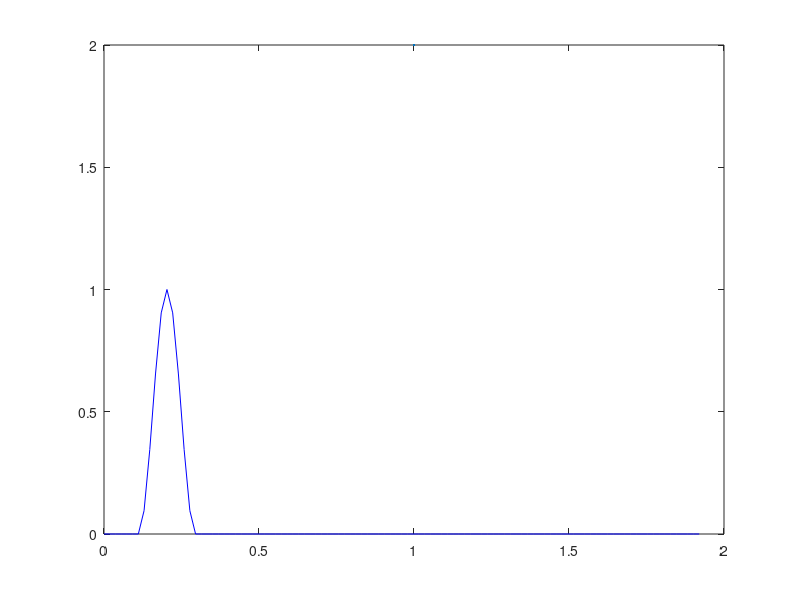

Reproduce this figure in MATLAB. (Note: this script raises an error after producing the figure.)
%%%%%%%%%%%%%%%%%%%%%%%%%%%%%%%%%%%%%%%%%%%%%%%%%%%%%%%%%%%%%%%%%%%%%%%%%%%
% Modeling of musical instruments homework.                               %
% Numerical simulation of piano strings                                   %
% Physical model for a struck string using finite difference.             %
%                                                                         %
% Musical Acoustics course                                                %
% Alberto Doimo                                                           %
% Riccardo Iaccarino                                                      %
% 2023                                                                    %
%%%%%%%%%%%%%%%%%%%%%%%%%%%%%%%%%%%%%%%%%%%%%%%%%%%%%%%%%%%%%%%%%%%%%%%%%%%

clear
close all
clc

if not(isfolder("plots"))
    mkdir("plots")
end
if not(isfolder("audioOutputs"))
    mkdir("audioOutputs")
end

addpath('Plots')
addpath('audioOutputs')

axlabelsize = 16;
titlesize = 22;
legendsize = 16;

%% Setup
% define the string parameters and the simulation variables defined
% according to the provided values and the numerical implementation.
% We want to implement the finite difference scheme of a piano string tuned
% as C2.

% Temporal sampling parameters
Fs = 16000;                     % [Hz]   Sampling frequency (Following the paper)
T = 1/Fs;                       % [s]    Single sample time length
dur = 8;                        % [s]    Overall signal duration
N = dur*Fs;                     % [ ]    Number of samples

% Boundary          
z_l = 1e+20;                    % [Ω*m^2*s*Kg^-1] Left end normalized impedance
z_b = 1000;                     % [Ω*m^2*s*Kg^-1] Bridge normalized impedance

% String parameters
f_1 = 65.4;                     % [Hz]   Fundamental note
str_L = 1.92;                   % [m]    String length
M_s = 35e-3;                    % [Kg]   String mass

b_1 = 0.5;                      % [ ]    air damping coefficient
b_2 = 6.25e-9;                  % [ ]    string internal friction coefficient
epsilon = 7.5 * 10^(-6);        % [ ]    string stiffness parameter
k = epsilon;                    % [ ]    string stiffness coefficient

rho = M_s / str_L;              % [Kg/m] string linear density    

T_e = 4*str_L^2*rho*f_1^2;      % [N]    string tension calculated  
c = sqrt(T_e/rho);              % [m/s]  string propagation velocity


% Spatial sampling parameters
% Aliasing condition
% Number of maximum spatial steps

gamma = Fs/(2*f_1);
M_max = sqrt((-1+sqrt(1+16*epsilon*gamma^2))/(8*epsilon));

% Spatial sampling

M = floor(M_max); 
X = str_L/M;

% Integer values
lambda = c*T/X;
mu = k^2/(c^2*X^2);
v = (2*b_2*T)/(X^2);

% FD parameters
a_1 = (-lambda^2*mu)/(1+b_1*T);
a_2 = (lambda^2 + (4*lambda^2*mu) + v)/(1+b_1*T);
a_3 = (2-2*lambda^2-6*lambda^2*mu-2*v)/(1+b_1*T);
a_4 = (-1+b_1*T+2*v)/(1+b_1*T);
a_5 = (-v)/(1+b_1*T);
a_F = (T^2/rho)/(1+b_1*T);

% Hammer parameters
M_H = 4.9e-3;                   % [Kg]    Hammer mass
w = 0.2;                        % [  ]    Width of the hammer spatial window g
p = 2.3;
Vh_0 = 2.5;                     % [m/s]   Initial hammer velocity
b_H = 1e-4;                     % [1/s]   Fluid damping coefficient
K = 4e+8;                       % [   ]   Hammer felt stiffness
a=0.12;                         % [   ]   x_0/L relative striking position
a_M = floor(M*a);               % [   ]   Relative hammer position in space samples

% Hammer contact window definition
w_M = round(w/X);               %   Samples of string in contact with hammer
g = hann(w_M);                  %   Window shape definition

%PDE Coefficients:

% Bridge boundary coefficients
b_R1 = (2-2*lambda^2*mu-2*lambda^2)/(1+b_1*T+z_b*lambda);
b_R2 = (4*lambda^2*mu+2*lambda^2)/(1+b_1*T+z_b*lambda);
b_R3 = (-2*lambda^2*mu)/(1+b_1*T+z_b*lambda);
b_R4 = (-1+b_1*T+z_b*lambda)/(1+b_1*T+z_b*lambda);
b_RF = (T^2/rho)/(1+b_1*T+z_b*lambda);

% Left hand (hinged string end) boundary coefficients
b_L1 = (2-2*lambda^2*mu-2*lambda^2)/(1+b_1*T+z_l*lambda);
b_L2 = (4*lambda^2*mu+2*lambda^2)/(1+b_1*T+z_l*lambda);
b_L3 = (-2*lambda^2*mu)/(1+b_1*T+z_l*lambda);
b_L4 = (-1+b_1*T+z_b*lambda)/(1+b_1*T+z_l*lambda);
b_LF = (T^2/rho)/(1+b_1*T+z_l*lambda);

% Hammer felt parameters
d_1 = 2/(1+(b_H*T)/(2*M_H));
d_2 = (-1 + (b_H*T)/(2*M_H))/(1 + (b_H*T)/(2*M_H));
d_F = (-T^2/M_H)/(1+(b_H*T)/(2*M_H));

%% Computation of the FD scheme
% Initialization

% y string displacement vector 
y = zeros([N,M]);           % Time instants are disposed on rows 
                            % Space fragments are disposed on columns 

av_y = zeros(N,1);          % averaged displacement over 12 spatial samples

% Force vector 
F = zeros(N,M);             % Time instants are disposed on rows
                            % Space fragments are disposed on columns 
% Hammer force vector
F_H = zeros(N,1);

% Distribution of the spatial window on the vector
space = linspace(0, str_L, M);
j_start = a_M-(round(w_M/2));
disp(j_start)
for i=1:N
    for j= 1:size(g)
        F(i,(j)+j_start) = g(j); 
    end
end

%% g(x,x0) force density function

figure('Renderer', 'painters', 'Position', [10 10 1000 600]);
plot(space, F(10,:),'b-',LineWidth=2);
xlabel('x [m]','interpreter','latex', FontSize=axlabelsize);
ylabel('$ g \ [ \ ]$','interpreter','latex', FontSize=axlabelsize);
grid on;
% title('$g(x,x_{0})$ force density function over the string','interpreter','latex', FontSize=titlesize);

saveas(gcf,strcat("Plots/","ForceDensityShape",".png"));

%%  LOOPS CALCULATIONS 

% Hammer displacement vector
eta = zeros(N,1);
eta(1) = 0;         % eta time = 0
eta(2) = Vh_0*T; 

F_H(1) = K* abs(eta(1)-y(1,a_M))^p;
F_H(2) = K* abs(eta(2)-y(2,a_M))^p;

% Computation loop

for in=2:N-1        %   time loop

   
    for im=1:M      %   space loop

        % solving displacement boundary conditions
        switch im
            % m=0
            case 1
                y(in+1,im) = b_L1*y(in,im)+b_L2*y(in,im+1)+b_L3*y(in,im+2)...
                    +b_L4*y(in-1,im)+b_LF*F(in,im);
            % m=1
            case 2
                y(in+1,im) = a_1*(y(in,im+2)-y(in,im)+2*y(in,im-1))+a_2*(y(in,im+1)+y(in,im-1))+ ...
                    +a_3*(y(in,im))+a_4*(y(in-1,im))+a_5*(y(in-1,im+1)+y(in-1,im-1))+a_F*F(in,im);
            % m=M-1
            case M-1
                y(in+1,im) = a_1*(2*y(in,im+1)-y(in,im)+y(in,im-2))+a_2*(y(in,im+1)+y(in,im-1))+ ...
                    +a_3*(y(in,im))+a_4*(y(in-1,im))+a_5*(y(in-1,im+1)+y(in-1,im-1))+a_F*F(in,im);
            % m=M
            case M
                y(in+1,im)= b_R1*y(in,im)+b_R2*y(in,im-1)+b_R3*y(in,im-2)+b_R4*y(in-1,im)+b_RF*F(in,im);
            otherwise
                y(in+1,im)= a_1*(y(in,im+2)+y(in,im-2))+a_2*(y(in,im+1)+y(in,im-1))+a_3*y(in,im)+a_4*(y(in-1,im))+a_5*(y(in-1,im+1)+y(in-1,im-1))+a_F*(F(in,im));
        end
    end

    eta(in+1)= d_1*eta(in)+d_2*eta(in-1)+d_F*F_H(in);

    if eta(in+1)>= y(in+1,a_M)
            F_H(in+1) = K* abs(eta(in+1)-y(in+1,a_M))^p;
            F(in+1,:)=F(in+1,:)*F_H(in+1);
    else
            F_H(in+1) = 0;
            F(in+1,:) = 0;
    end

    
    for im=-5:6                     % Offset average over 12 samples
         av_y(in,1) = av_y(in,1)+y(in,im+M-a_M);
    end
    av_y(in,1) = av_y(in,1)/12;
    
    
end


%% Plot the displacement of the whole string in time

figure('Renderer', 'painters', 'Position', [10 10 1000 500])
x = linspace(0,1.92,M);
for i = 1:(80*dur)
    iTime = round(i*1/80*Fs);
    grid minor;
    plot(x,y(iTime,:),'b-',LineWidth=2);
    ylim([-0.0005 0.0005]);
    grid on;
    title(strcat('t = ',num2str(i*0.0125)),'interpreter','latex', FontSize=titlesize);
    ylabel("string displacement [m]",'interpreter','latex', FontSize=axlabelsize);
    xlabel("string extension [m]",'interpreter','latex', FontSize=axlabelsize);
    drawnow;
    pause(1/20);
end

%% GIF creation

figure('Renderer', 'painters', 'Position', [10 10 1000 500])
filename = strcat("./plots/PianoStringGif_spatial_samples_",num2str(M),".gif");
for i = 1:(40*dur) 
      iTime = round(i*1/40*Fs);
      plot(x,y(iTime,:),'b-',LineWidth=2);
      title('String Vertical displacement y','interpreter','latex', FontSize=titlesize);
      ylabel("String displacement [m]",'interpreter','latex', FontSize=axlabelsize);
      xlabel("String extension [m]",'interpreter','latex', FontSize=axlabelsize);
      ylim([-0.0005 0.0005]);
      drawnow
      frame = getframe(1);
      im = frame2im(frame);
      [imind,cm] = rgb2ind(im,256);
      if i == 1
          imwrite(imind,cm,filename,'gif', 'Loopcount',inf);
      else
          imwrite(imind,cm,filename,'gif','WriteMode','append','DelayTime',0.05);
      end
end

%% Saving some samples of the string movement for report 

upper = 8;
lower = 0.001;
numOfPics = 4;
picTime= logspace(1,3,numOfPics);
picTime_01 = picTime/max(picTime) - min(picTime)/max(picTime)
picTime_08 = picTime_01*(upper-lower) + lower


for i = 1:(numOfPics)
    figure('Renderer', 'painters', 'Position', [10 10 700 300])
    picTime_08Samp = round(picTime_08*Fs); 
    grid minor;
    plot(x,y(picTime_08Samp(i),:),'b-',LineWidth=2);
    ylim([-0.0005 0.0005])
    ylabel("String displacement [m]",'interpreter','latex', FontSize=axlabelsize);
    xlabel("String extension [m]",'interpreter','latex', FontSize=axlabelsize);
    grid on;
    title(strcat('$t = $',num2str(picTime_08(i))),'interpreter','latex','FontSize',25) 
    picName = strcat("./plots/PianoStringDispTime_",num2str(M),"_",num2str(i),".png");
    delete(picName);
    saveas(gcf, picName);
end


%% FFT of the averaged signal

f=linspace(0,Fs,N);
freqs = abs(fft(av_y(:,1)));

figure('Renderer', 'painters', 'Position', [10 10 1000 600])
grid on;
plot(f,db(freqs),'b-',LineWidth=2);
xlim([0,1200]);
xline(65.4,'g--', 'LineWidth',1.5);
xline(65.4*9,'r', 'LineWidth',1.5);
xline(65.4*18,'r', 'LineWidth',1.5);
ylabel("Displacement [m]",'interpreter','latex', FontSize=titlesize);
xlabel("Frequency [Hz]",'interpreter','latex', FontSize=titlesize);
%title('Frequency Representation of the signal','interpreter','latex', FontSize=titlesize);
grid on
delete("./plots/FRFDisplacement.png");
saveas(gcf, "./plots/FRFDisplacement.png");

%% Plot the displacement in time

t=linspace(0, dur, N);
figure('Renderer', 'painters', 'Position', [10 10 1000 500])
plot(t, av_y(:,1),'b-',LineWidth=1);
grid on
xlabel("time [s]",'interpreter','latex', FontSize=axlabelsize);
ylabel("y [m]",'interpreter','latex', FontSize=axlabelsize);
%title('Vertical displacement of the mean of 12 samples of the string around center hammering position','interpreter','latex', FontSize=titlesize);
delete("./plots/MeanDisplacement.png");
saveas(gcf, "./plots/MeanDisplacement.png");


%% Plot the synthesized signal play it and save it on the disk

% Play the sound
av_y_save = av_y./max(abs(av_y));
sound(av_y_save,Fs)

% Save on disk

% requested filenames
filenameAlberto = '.\audioOutputs\10865196_Doimo_piano.wav';
%filenameRiccardo = ".\audioOutputs\10868500_Iaccarino_piano.wav";
audiowrite(filenameAlberto,av_y_save,Fs);
%audiowrite(filenameRiccardo,av_y_save,Fs);
